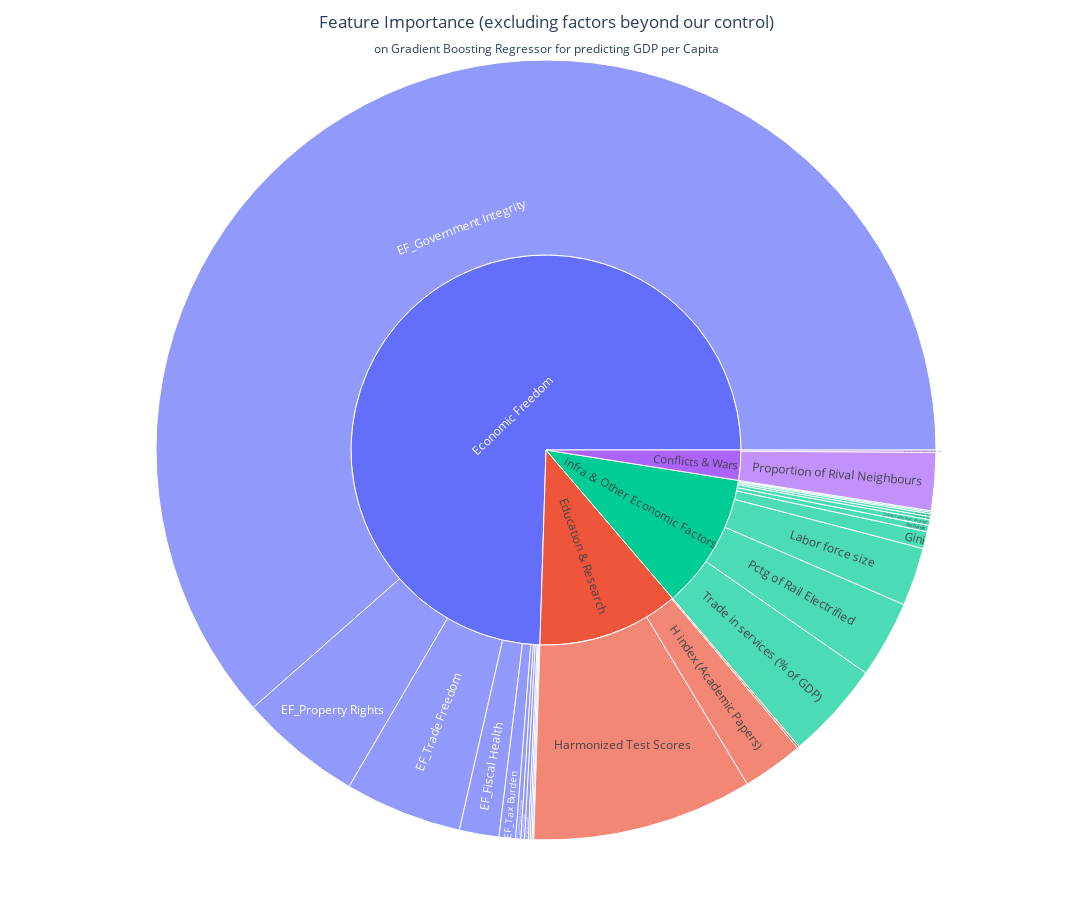

Source (notebook cell):
### Code cell
# Define the list of feature groups to be dropped
groups_to_drop = ['geoPolitical', 'Religion', 'Neighbour Quality']
top_features_filtered = feature_importance_df[~feature_importance_df['Feature Group'].isin(groups_to_drop)]

top_features_filtered.to_csv('../Data_Sets/toFlourish/feature_importance_onlyActionableFactors.csv', index=False)

plotSunBurst(
    top_features_filtered,
    f"Feature Importance (excluding factors beyond our control)<br><sub>on Gradient Boosting Regressor for predicting GDP per Capita</sub>")

### Figure 1 — Plotly figure (JSON) as saved in the notebook; plotly's stock layout.template omitted (floating-point values rounded to 4 significant figures)
{"data": [{"branchvalues": "total", "domain": {"x": [0, 1], "y": [0, 1]}, "hovertemplate": "labels=%{label}<br>Relative Importance=%{value}<br>parent=%{parent}<br>id=%{id}<extra></extra>", "ids": ["Conflicts & Wars/Amount of Major Conflicts_Since 1900", "Infra & Other Economic Factors/Amount of Ports", "Infra & Other Economic Factors/Death rates from disasters", "Economic Freedom/EF_Business Freedom", "Economic Freedom/EF_Financial Freedom", "Economic Freedom/EF_Fiscal Health", "Economic Freedom/EF_Government Integrity", "Economic Freedom/EF_Government Spending", "Economic Freedom/EF_Investment Freedom", "Economic Freedom/EF_Judicial Effectiveness", "Economic Freedom/EF_Labor Freedom", "Economic Freedom/EF_Monetary Freedom", "Economic Freedom/EF_Property Rights", "Economic Freedom/EF_Tax Burden", "Economic Freedom/EF_Trade Freedom", "Infra & Other Economic Factors/Gini", "Education & Research/H index (Academic Papers)", "Education & Research/Harmonized Test Scores", "Infra & Other Economic Factors/Inflation CPI", "Infra & Other Economic Factors/Labor force size", "Infra & Other Economic Factors/Pctg of Rail Electrified", "Conflicts & Wars/Proportion of Rival Neighbours", "Education & Research/Qualified Labor Force pct", "Infra & Other Economic Factors/Rail Density", "Infra & Other Economic Factors/Real interest rate", "Infra & Other Economic Factors/Trade (% of GDP)", "Infra & Other Economic Factors/Trade in services (% of GDP)", "Conflicts & Wars", "Economic Freedom", "Education & Research", "Infra & Other Economic Factors"], "labels": ["Amount of Major Conflicts_Since 1900", "Amount of Ports", "Death rates from disasters", "EF_Business Freedom", "EF_Financial Freedom", "EF_Fiscal Health", "EF_Government Integrity", "EF_Government Spending", "EF_Investment Freedom", "EF_Judicial Effectiveness", "EF_Labor Freedom", "EF_Monetary Freedom", "EF_Property Rights", "EF_Tax Burden", "EF_Trade Freedom", "Gini", "H index (Academic Papers)", "Harmonized Test Scores", "Inflation CPI", "Labor force size", "Pctg of Rail Electrified", "Proportion of Rival Neighbours", "Qualified Labor Force pct", "Rail Density", "Real interest rate", "Trade (% of GDP)", "Trade in services (% of GDP)", "Conflicts & Wars", "Economic Freedom", "Education & Research", "Infra & Other Economic Factors"], "name": "", "parents": ["Conflicts & Wars", "Infra & Other Economic Factors", "Infra & Other Economic Factors", "Economic Freedom", "Economic Freedom", "Economic Freedom", "Economic Freedom", "Economic Freedom", "Economic Freedom", "Economic Freedom", "Economic Freedom", "Economic Freedom", "Economic Freedom", "Economic Freedom", "Economic Freedom", "Infra & Other Economic Factors", "Education & Research", "Education & Research", "Infra & Other Economic Factors", "Infra & Other Economic Factors", "Infra & Other Economic Factors", "Conflicts & Wars", "Education & Research", "Infra & Other Economic Factors", "Infra & Other Economic Factors", "Infra & Other Economic Factors", "Infra & Other Economic Factors", "", "", "", ""], "type": "sunburst", "values": [0.0009501, 0.001141, 0.002332, 0.001499, 0.0006998, 0.01641, 0.6148, 0.002103, 0.00157, 0.0008124, 0.0001347, 0.000594, 0.05091, 0.006856, 0.04857, 0.007022, 0.02527, 0.09133, 0.0005822, 0.02421, 0.03199, 0.02399, 0.0008461, 0.002709, 0.0006724, 0.001289, 0.04067, 0.02494, 0.745, 0.1174, 0.1126]}], "layout": {"height": 920, "legend": {"tracegroupgap": 0}, "margin": {"t": 60}, "title": {"text": "Feature Importance (excluding factors beyond our control)<br><sub>on Gradient Boosting Regressor for predicting GDP per Capita</sub>", "x": 0.5, "xanchor": "center", "y": 0.97, "yanchor": "top"}, "width": 1270}}
